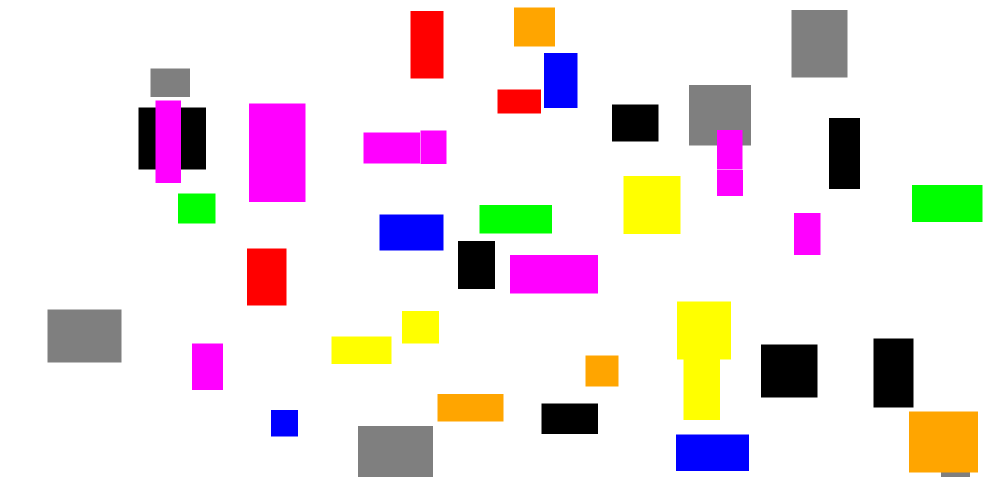
#> input picture img1.png, 2000 x 1000 px (shown at 1/2 size)
$ python for_test.py
#> lines starting #> are read from the running program, lines starting #| are printed output that depends on the picture; after the words box and inside, x2 and y2 are one past the last pixel; in counts of white or black regions, pixels touching at a corner belong together
import cv2
import numpy as np

hsv_colors = {
    'gray': [[0, 0, 125], [0, 0, 129]],
    'black': [[0, 0, 0], [0, 0, 0]],
    'orange': [[18, 245, 245], [20, 255, 255]],
    'red': [[0, 245, 245], [5, 255, 255]],
    'pink': [[145, 245, 245], [155, 255, 255]],
    'yellow': [[28, 245, 245], [32, 255, 255]],
    'green': [[58, 245, 245], [62, 255, 255]],
    'blue': [[118, 245, 245], [122, 255, 255]],

}
if not 'img' in locals():
    home = True
    img = cv2.imread("img1.png")
#> img is the input picture: shape (1000, 2000, 3); mean B, G, R 226.8, 225.5, 236
hsv = cv2.cvtColor(img, cv2.COLOR_BGR2HSV)
#> hsv: shape (1000, 2000, 3); mean H, S, V 8.9, 29, 242.8
del img
colors = {}
for key, hc in hsv_colors.items():
    hsv_min = np.array(hc[0], np.uint8)
    hsv_max = np.array(hc[1], np.uint8)
    filtered = cv2.inRange(hsv, hsv_min, hsv_max)
    contours = cv2.findContours(filtered, cv2.RETR_TREE, cv2.CHAIN_APPROX_SIMPLE)[1]
    for cnt in contours:
        if not key in colors:
            colors[key] = 1
        else:
            colors[key] += 1
#> this loop made 8 passes
#> pass 1, `filtered = cv2.inRange(hsv, hsv_min, hsv_max)`:
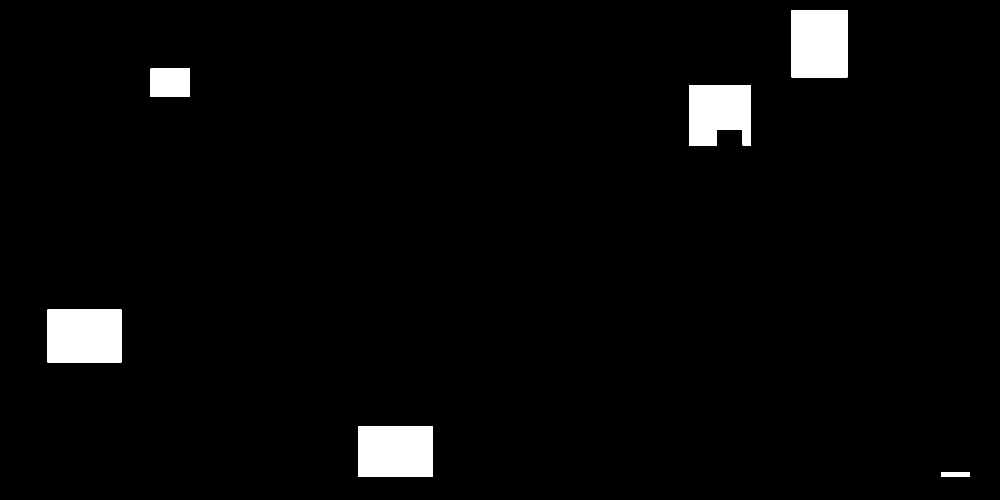
#> filtered: shape (1000, 2000) (shown at 1/2 size); 3.2% white; 6 white regions, box (x1, y1, x2, y2) and area: (95, 619, 243, 725) 15688, (716, 852, 866, 954) 15300, (1583, 20, 1695, 155) 15120, (1378, 170, 1502, 291) 13423, (301, 137, 380, 194) 4503, (1882, 945, 1940, 954) 522
#> pass 2, `filtered = cv2.inRange(hsv, hsv_min, hsv_max)`:
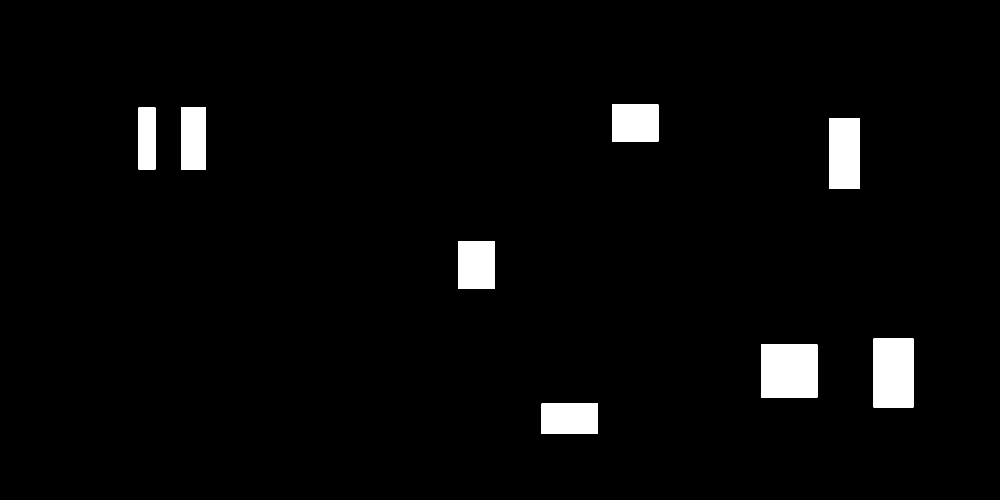
#> filtered: shape (1000, 2000) (shown at 1/2 size); 3.2% white; 8 white regions, largest, box (x1, y1, x2, y2) and area: (1522, 689, 1635, 795) 11978, (1747, 677, 1827, 815) 11040, (1658, 236, 1720, 378) 8804
#> pass 3, `filtered = cv2.inRange(hsv, hsv_min, hsv_max)`:
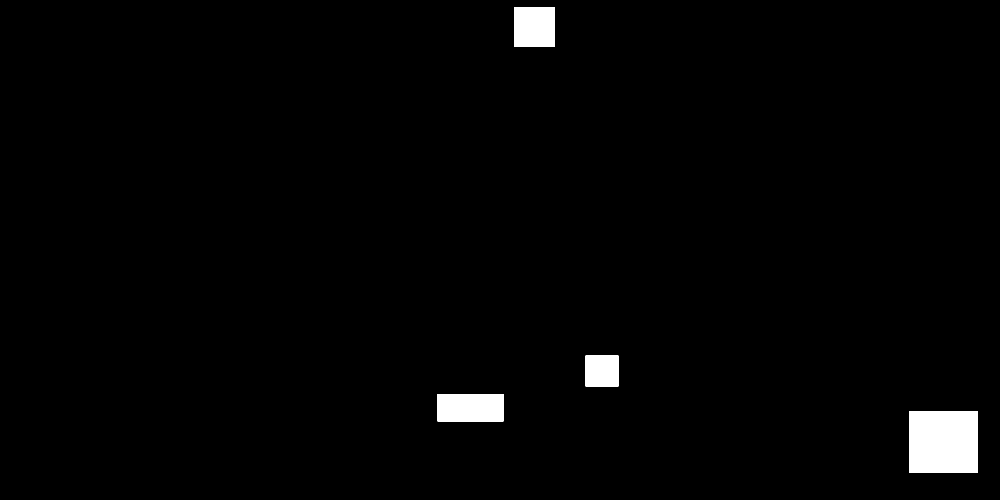
#> filtered: shape (1000, 2000) (shown at 1/2 size); 1.7% white; 4 white regions, box (x1, y1, x2, y2) and area: (1818, 823, 1956, 945) 16836, (875, 788, 1007, 843) 7260, (1028, 15, 1110, 93) 6396, (1171, 711, 1237, 773) 4092
#> after the loop:
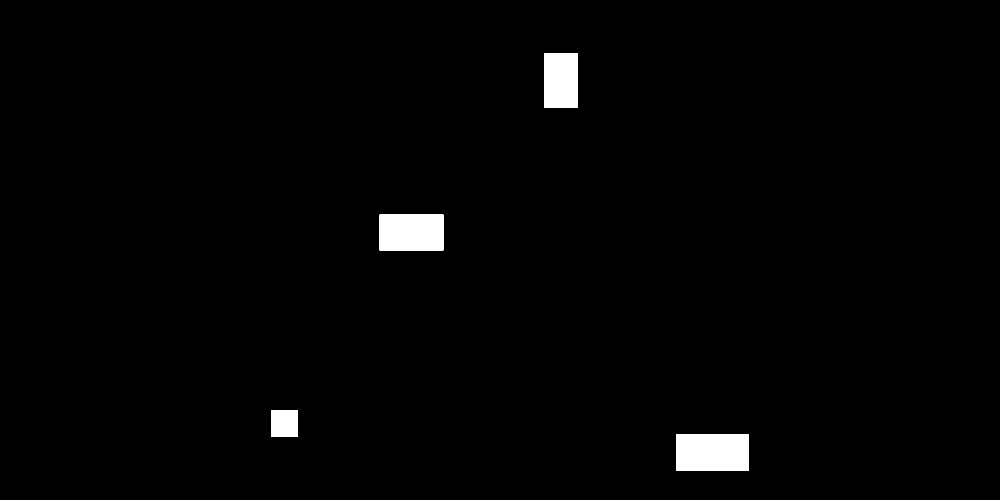
#> filtered: shape (1000, 2000) (shown at 1/2 size); 1.5% white; 4 white regions, box (x1, y1, x2, y2) and area: (1352, 869, 1498, 942) 10658, (759, 429, 887, 501) 9216, (1088, 106, 1155, 216) 7370, (542, 820, 596, 873) 2862
#> after the loop, colors = {'gray': 6, 'black': 8, 'orange': 4, 'red': 3, 'pink': 9, 'yellow': 4, 'green': 3, 'blue': 4}
color_max = None
color_min = None
count_max = None
count_min = None

for color in sorted(["gray", "black", "orange", "red", "pink", "yellow", "green", "blue"], reverse=True):
    if not color in colors:
        continue

    if count_max is None or colors[color] >= count_max:
        count_max = colors[color]
        color_max = color
    if count_min is None or colors[color] <= count_min:
        count_min = colors[color]
        color_min = color
#> this loop made 8 passes
#> (count_max, count_min) on pass 1: (4, 4)
#> count_min on passes 2, 5: 3, 3
#> after the loop, color_max = 'pink'; color_min = 'green'; count_max = 9; count_min = 3
if 'home' in locals():
    print(colors)
#| {'gray': 6, 'black': 8, 'orange': 4, 'red': 3, 'pink': 9, 'yellow': 4, 'green': 3, 'blue': 4}
    print(f"color_min={color_min}, count_min={count_min}, color_max={color_max}, count_max={count_max}")
#| color_min=green, count_min=3, color_max=pink, count_max=9

$ run again, with img.jpg saved as img1.png
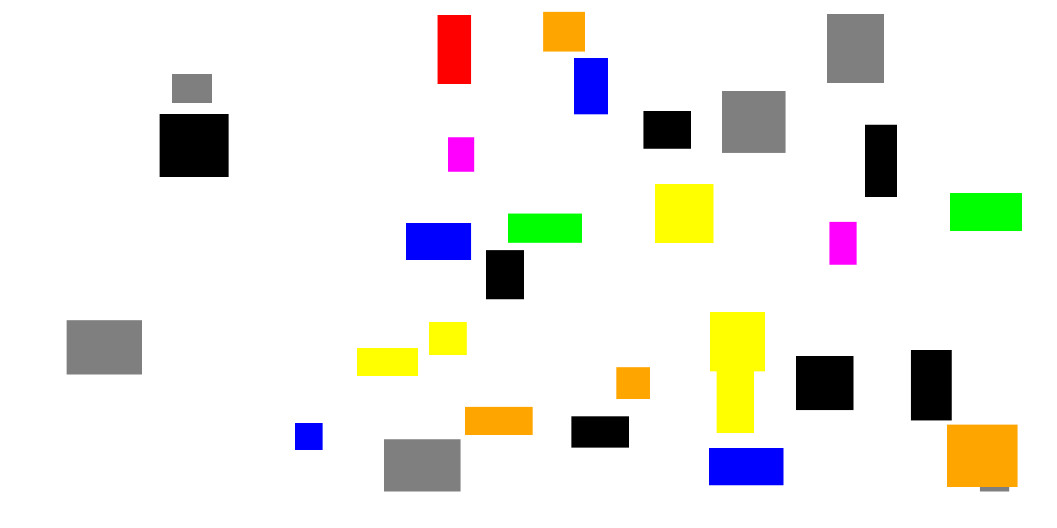
#> input picture img.jpg, 1057 x 528 px
#> img is the input picture: shape (528, 1057, 3); mean B, G, R 229.8, 235.7, 236.9
#> hsv: shape (528, 1057, 3); mean H, S, V 5.8, 17.5, 242.7
#> the loop `for key, hc in hsv_colors.items():` made 8 passes
#> pass 1, `filtered = cv2.inRange(hsv, hsv_min, hsv_max)`:
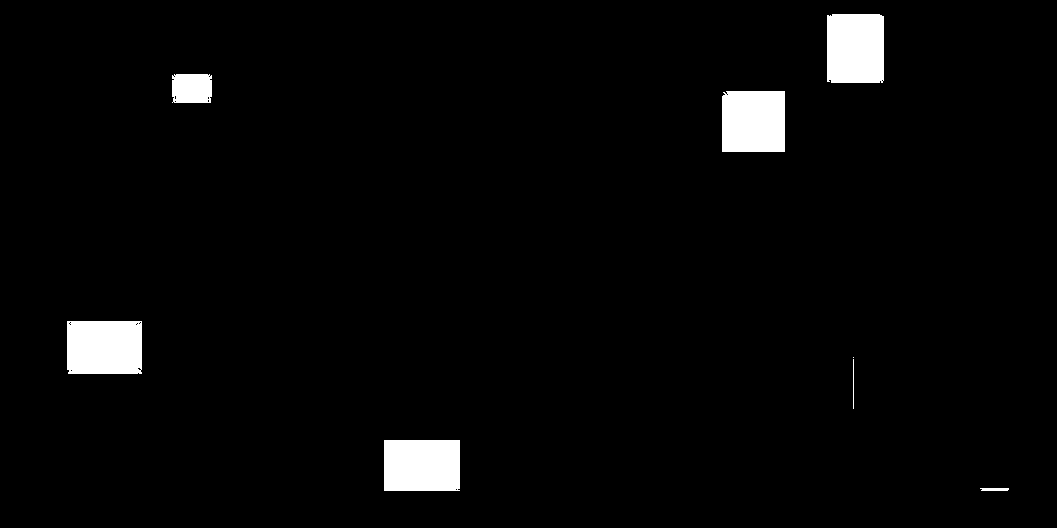
#> filtered: shape (528, 1057); 3% white; 8 white regions (1 under 20 px), largest, box (x1, y1, x2, y2) and area: (67, 321, 142, 374) 3954, (827, 14, 884, 83) 3908, (384, 440, 460, 491) 3873
#> after the loop `for key, hc in hsv_colors.items():`:
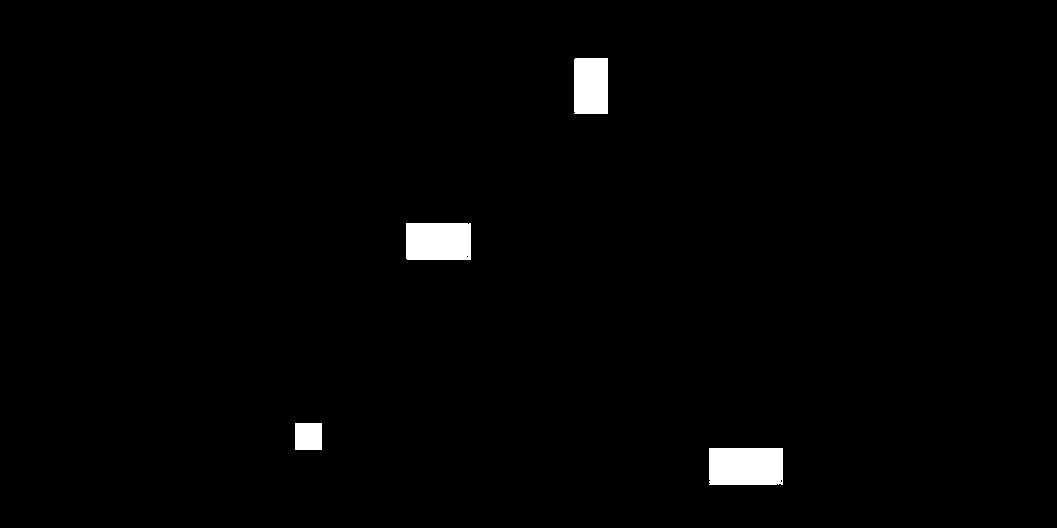
#> filtered: shape (528, 1057); 1.4% white; 4 white regions, box (x1, y1, x2, y2) and area: (709, 448, 783, 485) 2731, (406, 223, 471, 260) 2402, (574, 58, 608, 114) 1902, (295, 423, 322, 450) 729
#> after the loop `for key, hc in hsv_colors.items():`: colors = {'gray': 26, 'black': 47, 'orange': 18, 'red': 3, 'pink': 2, 'yellow': 11, 'green': 5, 'blue': 6}
#> the loop `for color in sorted(["gray", "black", "orange", "red", "pink", "yellow..` made 8 passes
#> (count_max, count_min) on pass 1: (11, 11)
#> after the loop `for color in sorted(["gray", "black", "orange", "red", "pink", "yellow..`: color_max = 'black'; color_min = 'pink'; count_max = 47; count_min = 2
#| {'gray': 26, 'black': 47, 'orange': 18, 'red': 3, 'pink': 2, 'yellow': 11, 'green': 5, 'blue': 6}
#| color_min=pink, count_min=2, color_max=black, count_max=47
